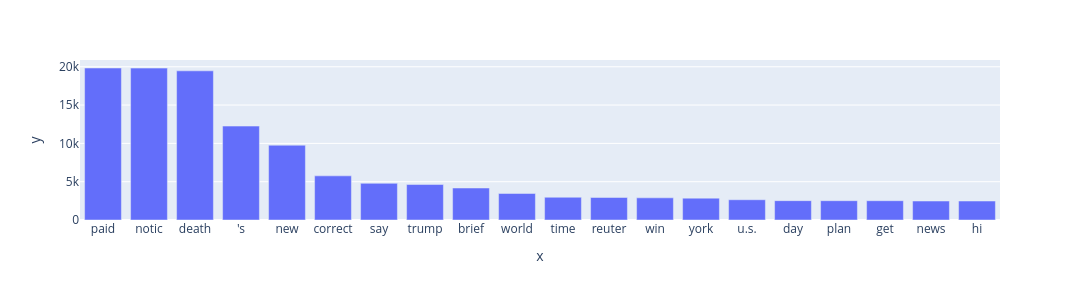

The code cell stored with this chart in its notebook:
### Code cell
large_set["tokens"]

word_freq_test = fn.word_freq(large_set, top_k = 20)
px.bar(x=word_freq_test["reliable"].keys(), y=word_freq_test["reliable"].values(), width=1080, height=300)

### Figure 1 — Plotly figure (JSON) as saved in the notebook; plotly's stock layout.template omitted (floating-point values rounded to 4 significant figures)
{"data": [{"hovertemplate": "x=%{x}<br>y=%{y}<extra></extra>", "legendgroup": "", "marker": {"color": "#636efa", "pattern": {"shape": ""}}, "name": "", "orientation": "v", "showlegend": false, "textposition": "auto", "type": "bar", "x": ["paid", "notic", "death", "'s", "new", "correct", "say", "trump", "brief", "world", "time", "reuter", "win", "york", "u.s.", "day", "plan", "get", "news", "hi"], "xaxis": "x", "y": [19838, 19824, 19468, 12258, 9761, 5760, 4784, 4631, 4176, 3462, 2969, 2940, 2894, 2854, 2644, 2524, 2520, 2518, 2477, 2476], "yaxis": "y"}], "layout": {"barmode": "relative", "height": 300, "legend": {"tracegroupgap": 0}, "margin": {"t": 60}, "width": 1080, "xaxis": {"anchor": "y", "domain": [0, 1], "title": {"text": "x"}}, "yaxis": {"anchor": "x", "domain": [0, 1], "title": {"text": "y"}}}}
